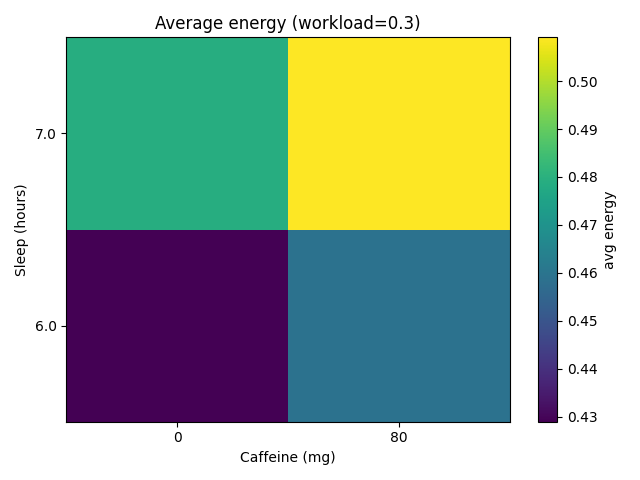
#> input picture fdo_agi_repo/.pytest_tmp/test_sweep_creates_csv0/sweep_heatmap.png, 640 x 480 px
$ python -i video_boundary_gate.py   (imports and definitions only)   (older library calls are emulated)
#> lines starting #> are read from the running program, lines starting #| are printed output that depends on the picture; after the words box and inside, x2 and y2 are one past the last pixel; in counts of white or black regions, pixels touching at a corner belong together
#> further down, picture is the input picture: shape (480, 640, 3); mean B, G, R 160.1, 178.6, 161.5
### scripts/workspace_root.py
from __future__ import annotations

import os
from pathlib import Path
from typing import Optional


def _resolve_from_env() -> Optional[Path]:
    env_root = os.getenv("AGI_WORKSPACE_ROOT") or os.getenv("WORKSPACE_ROOT")
    if not env_root:
        return None
    try:
        candidate = Path(env_root).expanduser().resolve()
    except Exception:
        return None
    if candidate.exists():
        return candidate
    return None


def _resolve_from_file() -> Path:
    # This file lives in {workspace}/scripts, so parent is workspace root.
    return Path(__file__).resolve().parents[1]


def get_workspace_root() -> Path:
    env_root = _resolve_from_env()
    if env_root:
        return env_root
    return _resolve_from_file()


WORKSPACE_ROOT = get_workspace_root()

### scripts/self_expansion/video_boundary_gate.py
#!/usr/bin/env python3
# -*- coding: utf-8 -*-
"""
Video Boundary Gate (Feeling→CPU Gate) v1

요청(사용자):
- "느낌으로 동영상을 보고 비슷한 경계의 장면에서만 cpu연산을 한다"

구현 원칙:
- 저비용 스캔(=느낌): 낮은 프레임 레이트로, 저해상도 특징만 계산 (메타/수치만)
- CPU 게이트: '경계(장면 전환/선밀도/패턴)' 후보 중, 이전 경계와 "비슷한" 장면에서만
  고해상도 특징(그래도 이미지/텍스트 저장 없이 수치/해시만)을 추가로 계산한다.
- PII/원문(프레임 이미지) 저장 금지: 프레임 자체는 저장하지 않고, 해시/통계만 저장한다.
- RestGate=REST 또는 Safety=BLOCK/REVIEW이면 실행을 멈추고, Idle을 정상으로 기록한다.

입력:
- outputs/obs_recode_intake_latest.json (newest mp4 메타)
- outputs/bridge/constitution_review_latest.json (optional)
- outputs/safety/rest_gate_latest.json (optional)

출력:
- outputs/video_boundary_gate_latest.json
- outputs/video_boundary_gate_history.jsonl
- (선택) inputs/intake/exploration/sessions/auto_experience_<ts>_video_boundary.json
"""

from __future__ import annotations

import hashlib
import json
import math
import time
import argparse
from dataclasses import dataclass, asdict
from datetime import datetime, timezone
from pathlib import Path
from typing import Any, Optional

import cv2  # type: ignore
import numpy as np
import sys
from workspace_root import get_workspace_root
SCRIPTS_DIR = Path(__file__).resolve().parents[1]
if str(SCRIPTS_DIR) not in sys.path:
    sys.path.insert(0, str(SCRIPTS_DIR))


WORKSPACE = get_workspace_root()
OUTPUTS = WORKSPACE / "outputs"
BRIDGE = OUTPUTS / "bridge"
SAFETY = OUTPUTS / "safety"
SESSIONS = WORKSPACE / "inputs" / "intake" / "exploration" / "sessions"

OBS_INTAKE = OUTPUTS / "obs_recode_intake_latest.json"
CONSTITUTION = BRIDGE / "constitution_review_latest.json"
REST_GATE = SAFETY / "rest_gate_latest.json"

STATE = OUTPUTS / "sync_cache" / "video_boundary_gate_state.json"
OUT_LATEST = OUTPUTS / "video_boundary_gate_latest.json"
OUT_HISTORY = OUTPUTS / "video_boundary_gate_history.jsonl"
METRICS_LATEST = OUTPUTS / "video_boundary_gate_metrics_latest.json"
METRICS_HISTORY = OUTPUTS / "video_boundary_gate_metrics_history.jsonl"


def _utc_iso(ts: float) -> str:
    return datetime.fromtimestamp(ts, tz=timezone.utc).isoformat()


# [24 lines left out: functions _load_json, _atomic_write_json, _append_jsonl, not called in this run]


def _sha256_head(s: str) -> str:
    return hashlib.sha256((s or "").encode("utf-8", errors="ignore")).hexdigest()[:16]


# [19 lines left out: functions _safety_status, _rest_status, not called in this run]


def _load_state() -> dict[str, Any]:
    return _load_json(STATE) or {}


def _save_state(obj: dict[str, Any]) -> None:
    _atomic_write_json(STATE, obj)


# [41 lines left out: functions _cosine, _dct_phash, _edge_hist, not called in this run]


@dataclass
class SamplePoint:
    t_sec: float
    mean: float
    std: float
    edge_density: float
    scene_delta: float
    boundary_score: float
    similar_to_prior: bool


# [27 lines left out: functions _open_video, _get_video_duration, _read_frame_at, not called in this run]


def _low_cost_features(frame_bgr: np.ndarray) -> tuple[np.ndarray, dict[str, float]]:
    # "느낌" 스캔: 저해상도/저비용
    small = cv2.resize(frame_bgr, (96, 96), interpolation=cv2.INTER_AREA)
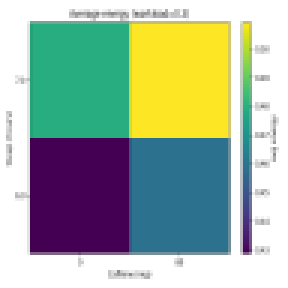
#> small: shape (96, 96, 3) (shown 3 times larger); mean B, G, R 160, 178.6, 161.5
    gray = cv2.cvtColor(small, cv2.COLOR_BGR2GRAY)
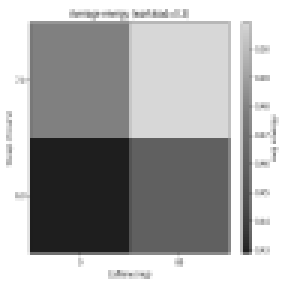
#> gray: shape (96, 96) (shown 3 times larger); min 29, max 255, mean 171.2
    mean = float(np.mean(gray))
#> mean = 171.2
    std = float(np.std(gray))
#> std = 81.75
    edges = cv2.Canny(gray, threshold1=50, threshold2=120)
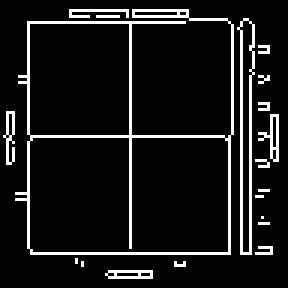
#> edges: shape (96, 96) (shown 3 times larger); 9.3% white in thin lines or dots, all inside (x1, y1, x2, y2) = (1, 3, 93, 93)
    edge_density = float(np.mean(edges > 0))
#> edge_density = 0.0931
    return gray, {"mean": mean, "std": std, "edge_density": edge_density}


# [394 lines left out: functions _boundary_score, _make_session, run_video_boundary_gate, main, not called in this run]


# [2 lines not run here, left out]

>>> import cv2
>>> picture = cv2.imread('../../fdo_agi_repo/.pytest_tmp/test_sweep_creates_csv0/sweep_heatmap.png')
>>> result = _low_cost_features(picture)
